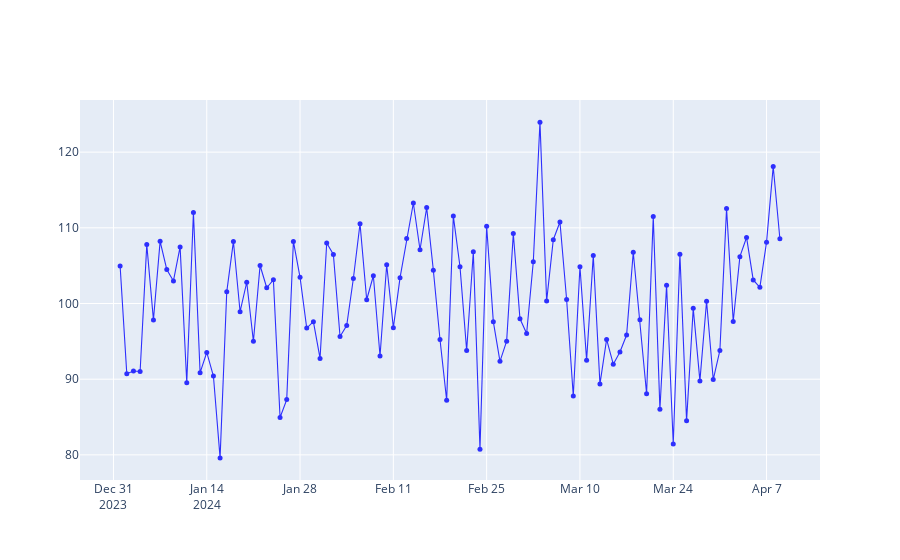

The cell this chart's notebook holds for it:
### Markdown cell above
Now we need to make our data. We will use two different steam series over the course of one week.

### Code cell
dates = pd.date_range(start='2024-01-01', periods=100, freq='D')
steam_series_four = pd.Series(abs(np.random.normal(loc=100, scale=10, size=100)), index=dates)
steam_series_five = pd.Series(abs(np.random.normal(loc=110, scale=15, size=100)), index=dates)

# Create Scatter traces
steam_data_four = go.Scatter(
    x=steam_series_four.index,
    y=steam_series_four.values,
    line=dict(color='blue', width=1.1),
    opacity=0.8,
    name='Steam: Sensor 4',
    text=[f'Sensor 4: {x:.1f} Mlbs/hr' for x in steam_series_four.values],
    mode='lines+markers',  # Show lines and markers
    marker=dict(size=5)    # Marker size
)

steam_data_five = go.Scatter(
    x=steam_series_five.index,
    y=steam_series_five.values,
    line=dict(color='orange', width=1.1),
    opacity=0.8,
    name='Steam: Sensor 5',
    text=[f'Sensor 5: {x:.1f} Mlbs/hr' for x in steam_series_five.values],
    mode='lines+markers',  # Show lines and markers
    marker=dict(size=5)    # Marker size
)

# Create a figure and add traces
fig = go.Figure()

fig.add_trace(steam_data_four)
fig.add_trace(steam_data_five)

# Update layout
fig.update_layout(
    title='Steam Data from Sensors 4 and 5',
    xaxis_title='Date',
    yaxis_title='Mlbs/hr',
    template='plotly_dark',
    hovermode='x unified'  # Show hover information for all traces at the same x position
)

# Show the plot
fig.show()

### Figure 1 — Plotly figure (JSON) as saved in the notebook; plotly's stock layout.template omitted (floating-point values rounded to 4 significant figures)
{"data": [{"line": {"color": "blue", "width": 1.1}, "marker": {"size": 5}, "mode": "lines+markers", "name": "Steam: Sensor 4", "opacity": 0.8, "text": ["Sensor 4: 105.0 Mlbs/hr", "Sensor 4: 90.7 Mlbs/hr", "Sensor 4: 91.1 Mlbs/hr", "Sensor 4: 91.0 Mlbs/hr", "Sensor 4: 107.8 Mlbs/hr", "Sensor 4: 97.8 Mlbs/hr", "Sensor 4: 108.2 Mlbs/hr", "Sensor 4: 104.5 Mlbs/hr", "Sensor 4: 103.0 Mlbs/hr", "Sensor 4: 107.5 Mlbs/hr", "Sensor 4: 89.5 Mlbs/hr", "Sensor 4: 112.0 Mlbs/hr", "Sensor 4: 90.9 Mlbs/hr", "Sensor 4: 93.5 Mlbs/hr", "Sensor 4: 90.4 Mlbs/hr", "Sensor 4: 79.6 Mlbs/hr", "Sensor 4: 101.5 Mlbs/hr", "Sensor 4: 108.2 Mlbs/hr", "Sensor 4: 98.9 Mlbs/hr", "Sensor 4: 102.8 Mlbs/hr", "Sensor 4: 95.0 Mlbs/hr", "Sensor 4: 105.0 Mlbs/hr", "Sensor 4: 102.1 Mlbs/hr", "Sensor 4: 103.1 Mlbs/hr", "Sensor 4: 84.9 Mlbs/hr", "Sensor 4: 87.3 Mlbs/hr", "Sensor 4: 108.2 Mlbs/hr", "Sensor 4: 103.5 Mlbs/hr", "Sensor 4: 96.8 Mlbs/hr", "Sensor 4: 97.6 Mlbs/hr", "Sensor 4: 92.7 Mlbs/hr", "Sensor 4: 108.0 Mlbs/hr", "Sensor 4: 106.5 Mlbs/hr", "Sensor 4: 95.6 Mlbs/hr", "Sensor 4: 97.1 Mlbs/hr", "Sensor 4: 103.3 Mlbs/hr", "Sensor 4: 110.5 Mlbs/hr", "Sensor 4: 100.5 Mlbs/hr", "Sensor 4: 103.7 Mlbs/hr", "Sensor 4: 93.1 Mlbs/hr", "Sensor 4: 105.1 Mlbs/hr", "Sensor 4: 96.8 Mlbs/hr", "Sensor 4: 103.4 Mlbs/hr", "Sensor 4: 108.6 Mlbs/hr", "Sensor 4: 113.3 Mlbs/hr", "Sensor 4: 107.1 Mlbs/hr", "Sensor 4: 112.7 Mlbs/hr", "Sensor 4: 104.4 Mlbs/hr", "Sensor 4: 95.2 Mlbs/hr", "Sensor 4: 87.2 Mlbs/hr", "Sensor 4: 111.6 Mlbs/hr", "Sensor 4: 104.9 Mlbs/hr", "Sensor 4: 93.8 Mlbs/hr", "Sensor 4: 106.8 Mlbs/hr", "Sensor 4: 80.7 Mlbs/hr", "Sensor 4: 110.2 Mlbs/hr", "Sensor 4: 97.6 Mlbs/hr", "Sensor 4: 92.4 Mlbs/hr", "Sensor 4: 95.0 Mlbs/hr", "Sensor 4: 109.3 Mlbs/hr", "Sensor 4: 98.0 Mlbs/hr", "Sensor 4: 96.0 Mlbs/hr", "Sensor 4: 105.5 Mlbs/hr", "Sensor 4: 124.0 Mlbs/hr", "Sensor 4: 100.3 Mlbs/hr", "Sensor 4: 108.4 Mlbs/hr", "Sensor 4: 110.8 Mlbs/hr", "Sensor 4: 100.5 Mlbs/hr", "Sensor 4: 87.8 Mlbs/hr", "Sensor 4: 104.9 Mlbs/hr", "Sensor 4: 92.5 Mlbs/hr", "Sensor 4: 106.3 Mlbs/hr", "Sensor 4: 89.4 Mlbs/hr", "Sensor 4: 95.3 Mlbs/hr", "Sensor 4: 92.0 Mlbs/hr", "Sensor 4: 93.6 Mlbs/hr", "Sensor 4: 95.8 Mlbs/hr", "Sensor 4: 106.8 Mlbs/hr", "Sensor 4: 97.9 Mlbs/hr", "Sensor 4: 88.1 Mlbs/hr", "Sensor 4: 111.5 Mlbs/hr", "Sensor 4: 86.0 Mlbs/hr", "Sensor 4: 102.4 Mlbs/hr", "Sensor 4: 81.4 Mlbs/hr", "Sensor 4: 106.5 Mlbs/hr", "Sensor 4: 84.5 Mlbs/hr", "Sensor 4: 99.4 Mlbs/hr", "Sensor 4: 89.8 Mlbs/hr", "Sensor 4: 100.3 Mlbs/hr", "Sensor 4: 90.0 Mlbs/hr", "Sensor 4: 93.8 Mlbs/hr", "Sensor 4: 112.6 Mlbs/hr", "Sensor 4: 97.6 Mlbs/hr", "Sensor 4: 106.2 Mlbs/hr", "Sensor 4: 108.7 Mlbs/hr", "Sensor 4: 103.1 Mlbs/hr", "Sensor 4: 102.1 Mlbs/hr", "Sensor 4: 108.1 Mlbs/hr", "Sensor 4: 118.1 Mlbs/hr", "Sensor 4: 108.6 Mlbs/hr"], "type": "scatter", "x": ["2024-01-01T00:00:00", "2024-01-02T00:00:00", "2024-01-03T00:00:00", "2024-01-04T00:00:00", "2024-01-05T00:00:00", "2024-01-06T00:00:00", "2024-01-07T00:00:00", "2024-01-08T00:00:00", "2024-01-09T00:00:00", "2024-01-10T00:00:00", "2024-01-11T00:00:00", "2024-01-12T00:00:00", "2024-01-13T00:00:00", "2024-01-14T00:00:00", "2024-01-15T00:00:00", "2024-01-16T00:00:00", "2024-01-17T00:00:00", "2024-01-18T00:00:00", "2024-01-19T00:00:00", "2024-01-20T00:00:00", "2024-01-21T00:00:00", "2024-01-22T00:00:00", "2024-01-23T00:00:00", "2024-01-24T00:00:00", "2024-01-25T00:00:00", "2024-01-26T00:00:00", "2024-01-27T00:00:00", "2024-01-28T00:00:00", "2024-01-29T00:00:00", "2024-01-30T00:00:00", "2024-01-31T00:00:00", "2024-02-01T00:00:00", "2024-02-02T00:00:00", "2024-02-03T00:00:00", "2024-02-04T00:00:00", "2024-02-05T00:00:00", "2024-02-06T00:00:00", "2024-02-07T00:00:00", "2024-02-08T00:00:00", "2024-02-09T00:00:00", "2024-02-10T00:00:00", "2024-02-11T00:00:00", "2024-02-12T00:00:00", "2024-02-13T00:00:00", "2024-02-14T00:00:00", "2024-02-15T00:00:00", "2024-02-16T00:00:00", "2024-02-17T00:00:00", "2024-02-18T00:00:00", "2024-02-19T00:00:00", "2024-02-20T00:00:00", "2024-02-21T00:00:00", "2024-02-22T00:00:00", "2024-02-23T00:00:00", "2024-02-24T00:00:00", "2024-02-25T00:00:00", "2024-02-26T00:00:00", "2024-02-27T00:00:00", "2024-02-28T00:00:00", "2024-02-29T00:00:00", "2024-03-01T00:00:00", "2024-03-02T00:00:00", "2024-03-03T00:00:00", "2024-03-04T00:00:00", "2024-03-05T00:00:00", "2024-03-06T00:00:00", "2024-03-07T00:00:00", "2024-03-08T00:00:00", "2024-03-09T00:00:00", "2024-03-10T00:00:00", "2024-03-11T00:00:00", "2024-03-12T00:00:00", "2024-03-13T00:00:00", "2024-03-14T00:00:00", "2024-03-15T00:00:00", "2024-03-16T00:00:00", "2024-03-17T00:00:00", "2024-03-18T00:00:00", "2024-03-19T00:00:00", "2024-03-20T00:00:00", "2024-03-21T00:00:00", "2024-03-22T00:00:00", "2024-03-23T00:00:00", "2024-03-24T00:00:00", "2024-03-25T00:00:00", "2024-03-26T00:00:00", "2024-03-27T00:00:00", "2024-03-28T00:00:00", "2024-03-29T00:00:00", "2024-03-30T00:00:00", "2024-03-31T00:00:00", "2024-04-01T00:00:00", "2024-04-02T00:00:00", "2024-04-03T00:00:00", "2024-04-04T00:00:00", "2024-04-05T00:00:00", "2024-04-06T00:00:00", "2024-04-07T00:00:00", "2024-04-08T00:00:00", "2024-04-09T00:00:00"], "y": [105.0, 90.73, 91.08, 91.02, 107.8, 97.82, 108.2, 104.5, 103.0, 107.5, 89.54, 112.0, 90.86, 93.53, 90.41, 79.6, 101.5, 108.2, 98.92, 102.8, 95.0, 105.0, 102.1, 103.1, 84.94, 87.3, 108.2, 103.5, 96.76, 97.6, 92.75, 108.0, 106.5, 95.64, 97.09, 103.3, 110.5, 100.5, 103.7, 93.07, 105.1, 96.81, 103.4, 108.6, 113.3, 107.1, 112.7, 104.4, 95.25, 87.2, 111.6, 104.9, 93.79, 106.8, 80.75, 110.2, 97.6, 92.36, 95.03, 109.3, 97.97, 96.04, 105.5, 124.0, 100.3, 108.4, 110.8, 100.5, 87.78, 104.9, 92.52, 106.3, 89.36, 95.25, 91.98, 93.6, 95.84, 106.8, 97.86, 88.07, 111.5, 86.02, 102.4, 81.43, 106.5, 84.51, 99.36, 89.77, 100.3, 89.95, 93.8, 112.6, 97.62, 106.2, 108.7, 103.1, 102.1, 108.1, 118.1, 108.6]}], "layout": {}}
